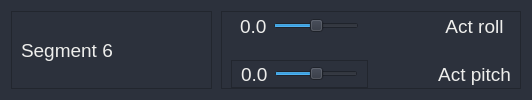
                     <widget class="QFrame" name="frame_joint_seg6_row">
                      <property name="minimumSize">
                       <size>
                        <width>0</width>
                        <height>0</height>
                       </size>
                      </property>
                      <property name="maximumSize">
                       <size>
                        <width>16777215</width>
                        <height>16777215</height>
                       </size>
                      </property>
                      <property name="styleSheet">
                       <string notr="true">background-color: rgb(44, 49, 60);</string>
                      </property>
                      <property name="frameShape">
                       <enum>QFrame::NoFrame</enum>
                      </property>
                      <property name="frameShadow">
                       <enum>QFrame::Plain</enum>
                      </property>
                      <layout class="QHBoxLayout" name="horizontalLayout_11">
                       <property name="spacing">
                        <number>9</number>
                       </property>
                       <item>
                        <widget class="QFrame" name="frame_joint_seg1_ID_6">
                         <property name="minimumSize">
                          <size>
                           <width>201</width>
                           <height>0</height>
                          </size>
                         </property>
                         <property name="maximumSize">
                          <size>
                           <width>156</width>
                           <height>16777215</height>
                          </size>
                         </property>
                         <property name="frameShape">
                          <enum>QFrame::StyledPanel</enum>
                         </property>
                         <property name="frameShadow">
                          <enum>QFrame::Raised</enum>
                         </property>
                         <layout class="QHBoxLayout" name="horizontalLayout_30">
                          <property name="topMargin">
                           <number>0</number>
                          </property>
                          <property name="rightMargin">
                           <number>9</number>
                          </property>
                          <property name="bottomMargin">
                           <number>0</number>
                          </property>
                          <item>
                           <widget class="QLabel" name="label_23">
                            <property name="minimumSize">
                             <size>
                              <width>0</width>
                              <height>0</height>
                             </size>
                            </property>
                            <property name="font">
                             <font>
                              <pointsize>14</pointsize>
                             </font>
                            </property>
                            <property name="styleSheet">
                             <string notr="true">color: rgb(238, 238, 236);</string>
                            </property>
                            <property name="text">
                             <string>Segment 6</string>
                            </property>
                           </widget>
                          </item>
                         </layout>
                        </widget>
                       </item>
                       <item>
                        <widget class="QFrame" name="frame_joints_seg1_6">
                         <property name="frameShape">
                          <enum>QFrame::StyledPanel</enum>
                         </property>
                         <property name="frameShadow">
                          <enum>QFrame::Raised</enum>
                         </property>
                         <layout class="QGridLayout" name="gridLayout_8">
                          <property name="topMargin">
                           <number>0</number>
                          </property>
                          <property name="bottomMargin">
                           <number>0</number>
                          </property>
                          <property name="horizontalSpacing">
                           <number>70</number>
                          </property>
                          <property name="verticalSpacing">
                           <number>20</number>
                          </property>
                          <item row="0" column="1">
                           <widget class="QFrame" name="frame_joint_seg1_setRoll_6">
                            <property name="minimumSize">
                             <size>
                              <width>0</width>
                              <height>0</height>
                             </size>
                            </property>
                            <property name="maximumSize">
                             <size>
                              <width>500</width>
                              <height>16777215</height>
                             </size>
                            </property>
                            <property name="frameShape">
                             <enum>QFrame::NoFrame</enum>
                            </property>
                            <property name="frameShadow">
                             <enum>QFrame::Plain</enum>
                            </property>
                            <layout class="QHBoxLayout" name="horizontalLayout_31">
                             <property name="topMargin">
                              <number>0</number>
                             </property>
                             <property name="bottomMargin">
                              <number>0</number>
                             </property>
                             <item>
                              <widget class="QLabel" name="label_seg1_setRoll_slider_6">
                               <property name="font">
                                <font>
                                 <pointsize>14</pointsize>
                                </font>
                               </property>
                               <property name="styleSheet">
                                <string notr="true">color: rgb(238, 238, 236);</string>
                               </property>
                               <property name="text">
                                <string>0.0</string>
                               </property>
                              </widget>
                             </item>
                             <item>
                              <widget class="QSlider" name="slider_seg1_setRoll_6">
                               <property name="maximumSize">
                                <size>
                                 <width>16777215</width>
                                 <height>16777215</height>
                                </size>
                               </property>
                               <property name="minimum">
                                <number>-20</number>
                               </property>
                               <property name="maximum">
                                <number>20</number>
                               </property>
                               <property name="orientation">
                                <enum>Qt::Horizontal</enum>
                               </property>
                              </widget>
                             </item>
                            </layout>
                           </widget>
                          </item>
                          <item row="0" column="2">
                           <widget class="QLabel" name="Label_Seg6_ActRoll">
                            <property name="font">
                             <font>
                              <pointsize>14</pointsize>
                             </font>
                            </property>
                            <property name="layoutDirection">
                             <enum>Qt::LeftToRight</enum>
                            </property>
                            <property name="styleSheet">
                             <string notr="true">color: rgb(238, 238, 236);</string>
                            </property>
                            <property name="text">
                             <string>Act roll</string>
                            </property>
                            <property name="alignment">
                             <set>Qt::AlignCenter</set>
                            </property>
                           </widget>
                          </item>
                          <item row="1" column="2">
                           <widget class="QLabel" name="Label_Seg6_ActPitch">
                            <property name="font">
                             <font>
                              <pointsize>14</pointsize>
                             </font>
                            </property>
                            <property name="styleSheet">
                             <string notr="true">color: rgb(238, 238, 236);</string>
                            </property>
                            <property name="text">
                             <string>Act pitch</string>
                            </property>
                            <property name="alignment">
                             <set>Qt::AlignCenter</set>
                            </property>
                           </widget>
                          </item>
                          <item row="1" column="1">
                           <widget class="QFrame" name="frame_joint_seg1_setPitch_6">
                            <property name="maximumSize">
                             <size>
                              <width>500</width>
                              <height>16777215</height>
                             </size>
                            </property>
                            <property name="frameShape">
                             <enum>QFrame::StyledPanel</enum>
                            </property>
                            <property name="frameShadow">
                             <enum>QFrame::Raised</enum>
                            </property>
                            <layout class="QHBoxLayout" name="horizontalLayout_32">
                             <property name="topMargin">
                              <number>0</number>
                             </property>
                             <property name="bottomMargin">
                              <number>0</number>
                             </property>
                             <item>
                              <widget class="QLabel" name="label_seg1_setPitch_slider_6">
                               <property name="font">
                                <font>
                                 <pointsize>14</pointsize>
                                </font>
                               </property>
                               <property name="styleSheet">
                                <string notr="true">color: rgb(238, 238, 236);</string>
                               </property>
                               <property name="text">
                                <string>0.0</string>
                               </property>
                              </widget>
                             </item>
                             <item>
                              <widget class="QSlider" name="slider_seg1_setPitch_6">
                               <property name="maximumSize">
                                <size>
                                 <width>16777215</width>
                                 <height>16777215</height>
                                </size>
                               </property>
                               <property name="minimum">
                                <number>-20</number>
                               </property>
                               <property name="maximum">
                                <number>20</number>
                               </property>
                               <property name="orientation">
                                <enum>Qt::Horizontal</enum>
                               </property>
                              </widget>
                             </item>
                            </layout>
                           </widget>
                          </item>
                         </layout>
                        </widget>
                       </item>
                      </layout>
                     </widget>
